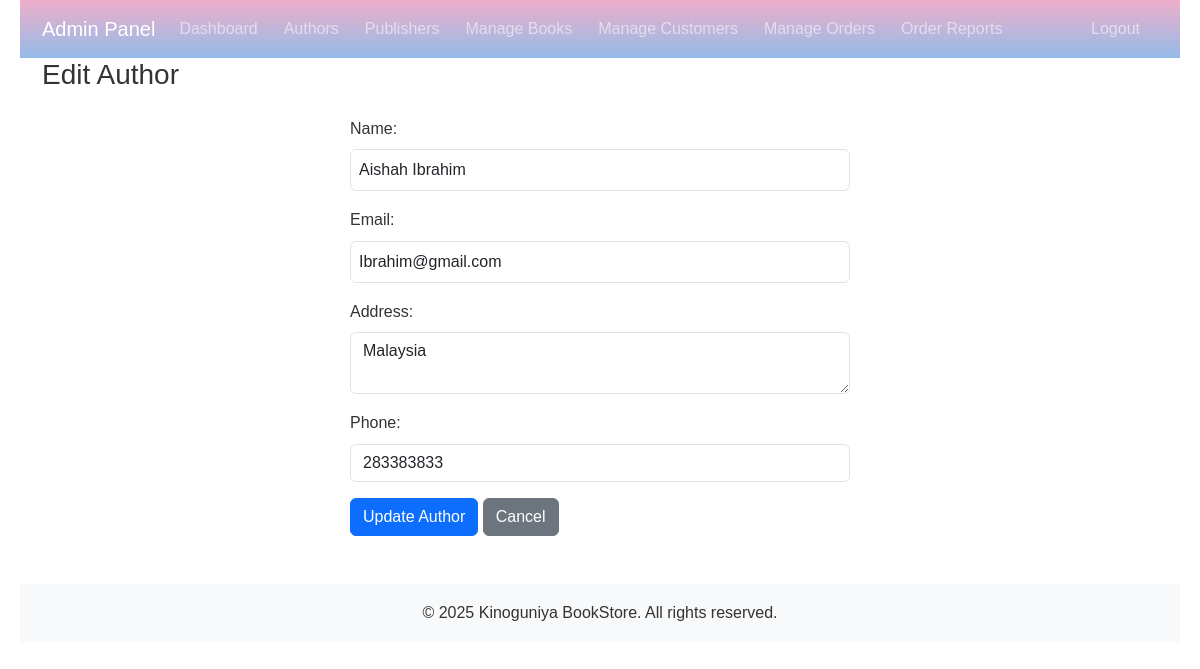
Page /authors/edit.php?id=4 (signed in) on the committed database.
### tables this page shows
CREATE TABLE `author` (
  `id` int(11) NOT NULL AUTO_INCREMENT,
  `a_name` varchar(100) NOT NULL,
  `a_email` varchar(100) NOT NULL,
  `address` varchar(200) DEFAULT NULL,
  `phone` varchar(20) NOT NULL,
  PRIMARY KEY (`id`)
);

### includes/db.php (called while the page is built, shortened)
<?php
class Database {
    private static $instance = null;
    private $conn;
    private function __construct() {
        $this->conn = new mysqli(DB_HOST, DB_USER, DB_PASS, DB_NAME);
    }
    public static function getInstance() {
        if (self::$instance === null) {
            self::$instance = new self();
        }
        return self::$instance;
    }
    public function prepare($sql) {
        $stmt = $this->conn->prepare($sql);
        return $stmt;
    }
}
function db_prepare($sql) {
    return Database::getInstance()->prepare($sql);
}
?>

### authors/edit.php (the view, shortened to what this page needs)
<?php
$errors = [];
$author = null;
if ($_SERVER['REQUEST_METHOD'] === 'GET' && isset($_GET['id'])) {
    $author_id = filter_var($_GET['id'], FILTER_VALIDATE_INT);
    if ($author_id === false) {
        $errors[] = "Invalid author ID.";
    } else {
        try {
            $query = "SELECT * FROM author WHERE id = ?";
            $stmt = db_prepare($query);
            $stmt->bind_param("i", $author_id);
            $stmt->execute();
            $result = $stmt->get_result();
            $author = $result->fetch_assoc();
        } catch (Exception $e) {
            $errors[] = "Error retrieving author details: " . $e->getMessage();
        }
    }
}
?>
<!DOCTYPE html>
<html lang="en">
<head>
    <link href="../css/bootstrap.min.css" rel="stylesheet">
    <link rel="stylesheet" href="../css/style.css">
</head>
<body>
    <?php include_once ('../Includes/admin_menu.php') ?>
    <div class="container">
        <h3 class="mb-4">Edit Author</h3>
        <?php if ($author): ?>
            <form action="edit.php" method="post">
                <div class="mb-3">
                    <label for="name" class="form-label">Name:</label>
                    <input type="text" class="form-control" id="name" name="name"
                        value="<?php echo htmlspecialchars($author['a_name']); ?>" required>
                </div>
                <div class="mb-3">
                    <label for="email" class="form-label">Email:</label>
                    <input type="email" class="form-control" id="email" name="email"
                        value="<?php echo htmlspecialchars($author['a_email']); ?>" required>
                </div>
                <div class="mb-3">
                    <label for="address" class="form-label">Address:</label>
                    <textarea class="form-control" id="address"
                        name="address"><?php echo htmlspecialchars($author['address']); ?></textarea>
                </div>
                <div class="mb-3">
                    <label for="phone" class="form-label">Phone:</label>
                    <input type="tel" class="form-control" id="phone" name="phone"
                        value="<?php echo htmlspecialchars($author['phone']); ?>" required>
                </div>
                <button type="submit" class="btn btn-primary">Update Author</button>
                <a href="list.php" class="btn btn-secondary">Cancel</a>
            </form>
        <?php else: ?>
            <p>No author found to edit.</p>
            <a href="list.php" class="btn btn-primary">Back to Author List</a>
        <?php endif; ?>
    </div>
    <footer class="mt-5 py-3 bg-light">
        <div class="container text-center">
            <p class="mb-0">&copy; <?php echo date('Y'); ?> <?php echo SITE_NAME; ?>. All rights reserved.</p>
        </div>
    </footer>
</body>
</html>

### css/style.css (style rules this page uses)
* { margin: 0; padding: 0; box-sizing: border-box; }
body { font-family: Arial, sans-serif; line-height: 1.6; color: #333; max-width: 1200px; margin: 0 auto; padding: 0 20px; }
form { max-width: 500px; margin: 0 auto; }
form label { display: block; margin-bottom: 0.5rem; }
form input[type="text"], form input[type="email"], form input[type="password"], form textarea, form select { width: 100%; padding: 0.5rem; margin-bottom: 1rem; }
footer { background-color: #f4f4f4; padding: 1rem; text-align: center; margin-top: 2rem; }

### rows in the picture
author: name "Aishah Ibrahim", email "Ibrahim@gmail.com", address "Malaysia", phone "283383833"

### other values in the picture
SITE_NAME "Kinoguniya BookStore"
